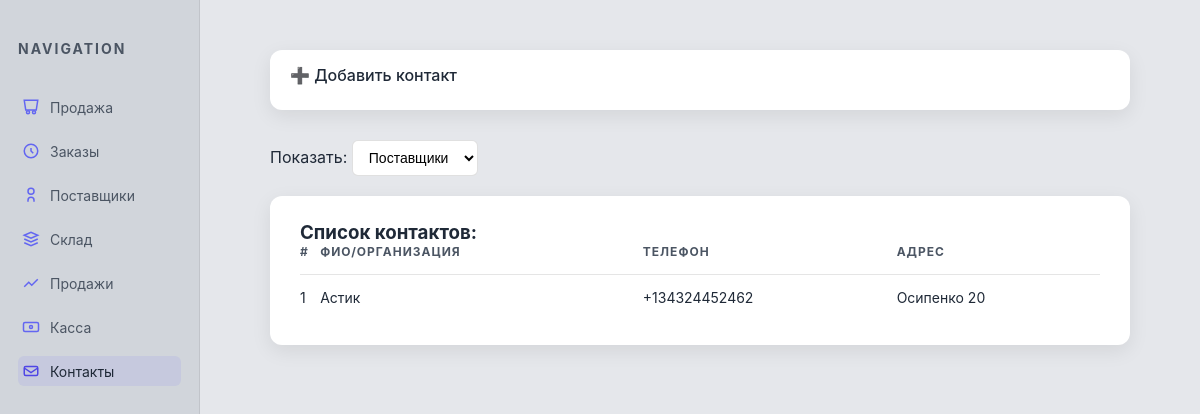
Page /glavn/client_contacts/ on the earlier database version.
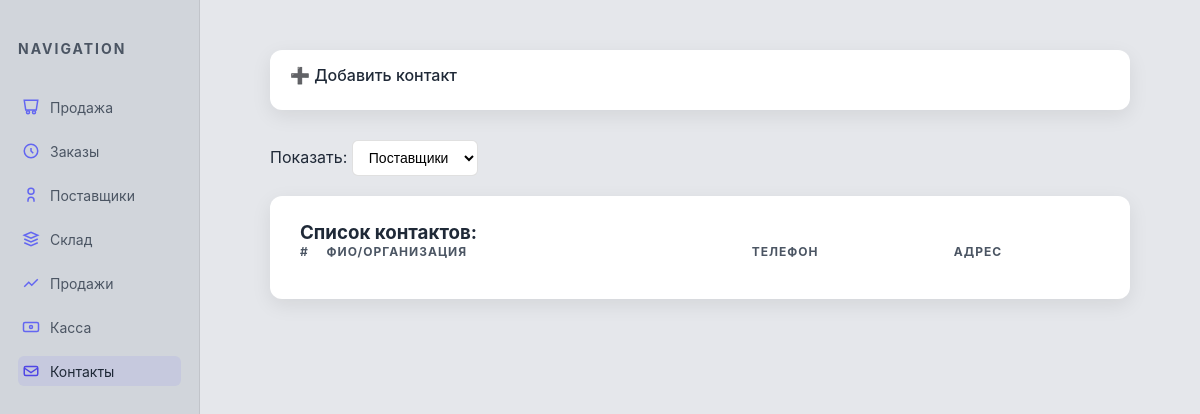
Same page on the later database version.
### program/models.py (models this page shows, shortened)
class Contact(models.Model):
    CONTACT_TYPES = (
        ('supplier', 'Поставщик'),
        ('customer', 'Клиент'),
    )
    contact_type = models.CharField(max_length=10, choices=CONTACT_TYPES, verbose_name="Тип контакта")
    name = models.CharField(unique=True, max_length=100, verbose_name="ФИО или Организация")
    phone = models.CharField(blank=True, max_length=20, verbose_name="Телефон")
    email = models.EmailField(blank=True, verbose_name="Email")
    address = models.CharField(blank=True, max_length=200, verbose_name="Адрес")
    class Meta:
        verbose_name = "Контакт"
        verbose_name_plural = "Контакты"

### program/views.py (the view, shortened to what this page needs)
# urls.py: path('client_contacts/', views.client_contacts_view, name='client_contacts'),
def client_contacts_view(req):
    contacts = Contact.objects.filter(contact_type="customer")
    return render(req, 'program/client_contact.html', {'contacts': contacts})

### program/templates/program/client_contact.html (shortened to what this page needs)
<!DOCTYPE html>
<html lang="ru">
<head>
</head>
<body>
<div class="sidebar">
    <h2>Navigation</h2>
    <ul>
        <li><a href="/glavn/prodaj/"><svg fill="none" stroke="currentColor" viewBox="0 0 24 24"><path d="M3 3h18l-2 13H5L3 3z"/><path d="M16 21a2 2 0 100-4 2 2 0 000 4zM8 21a2 2 0 100-4 2 2 0 000 4z"/></svg>Продажа</a></li>
        <li><a href="/glavn/zakaz/"><svg fill="none" stroke="currentColor" viewBox="0 0 24 24"><path d="M12 8v4l3 3"/><circle cx="12" cy="12" r="9"/></svg>Заказы</a></li>
        <li><a href="/glavn/postav/"><svg fill="none" stroke="currentColor" viewBox="0 0 24 24"><path d="M16 21v-2a4 4 0 00-8 0v2"/><circle cx="12" cy="7" r="4"/></svg>Поставщики</a></li>
        <li><a href="/glavn/product/"><svg fill="none" stroke="currentColor" viewBox="0 0 24 24"><path d="M3 7l9-4 9 4-9 4-9-4z"/><path d="M3 17l9 4 9-4"/><path d="M3 12l9 4 9-4"/></svg>Склад</a></li>
        <li><a href="/glavn/prod/"><svg fill="none" stroke="currentColor" viewBox="0 0 24 24"><path d="M3 17l6-6 4 4 8-8"/></svg>Продажи</a></li>
        <li><a href="/glavn/cash/"><svg fill="none" stroke="currentColor" viewBox="0 0 24 24"><rect x="2" y="6" width="20" height="12" rx="2"/><circle cx="12" cy="12" r="2"/></svg>Касса</a></li>
        <li><a href="/glavn/contacts/" class="active"><svg fill="none" stroke="currentColor" viewBox="0 0 24 24"><path d="M21 8a2 2 0 00-2-2H5a2 2 0 00-2 2v8a2 2 0 002 2h14a2 2 0 002-2V8z"/><path d="M3 8l9 6 9-6"/></svg>Контакты</a></li>
    </ul>
</div>
<div class="main">
    <div class="toggle-section">
        <div class="toggle-header" onclick="toggleSection(this)">➕ Добавить контакт</div>
    </div>
    <div style="margin-bottom: 20px;">
        <label>Показать:</label>
        <select name="order_type" onchange="window.location.href=this.value">
            <option value="/glavn/contacts/" selected>Поставщики</option>
        </select>
    </div>
    <div class="table-wrapper">
        <h3>Список контактов:</h3>
        <table>
            <tr>
                <th>#</th>
                <th>ФИО/Организация</th>
                <th>Телефон</th>
                <th>Адрес</th>
            </tr>
            {% for contact in contacts %}
            <tr>
                <td>{{ forloop.counter }}</td>
                <td>{{ contact.name }}</td>
                <td>{{ contact.phone }}</td>
                <td>{{ contact.address }}</td>
            </tr>
            {% endfor %}
        </table>
    </div>
</div>
</body>
</html>

Differences in the rows shown:
removed Contact: name "Астик", phone "+134324452462", address "Осипенко 20"
